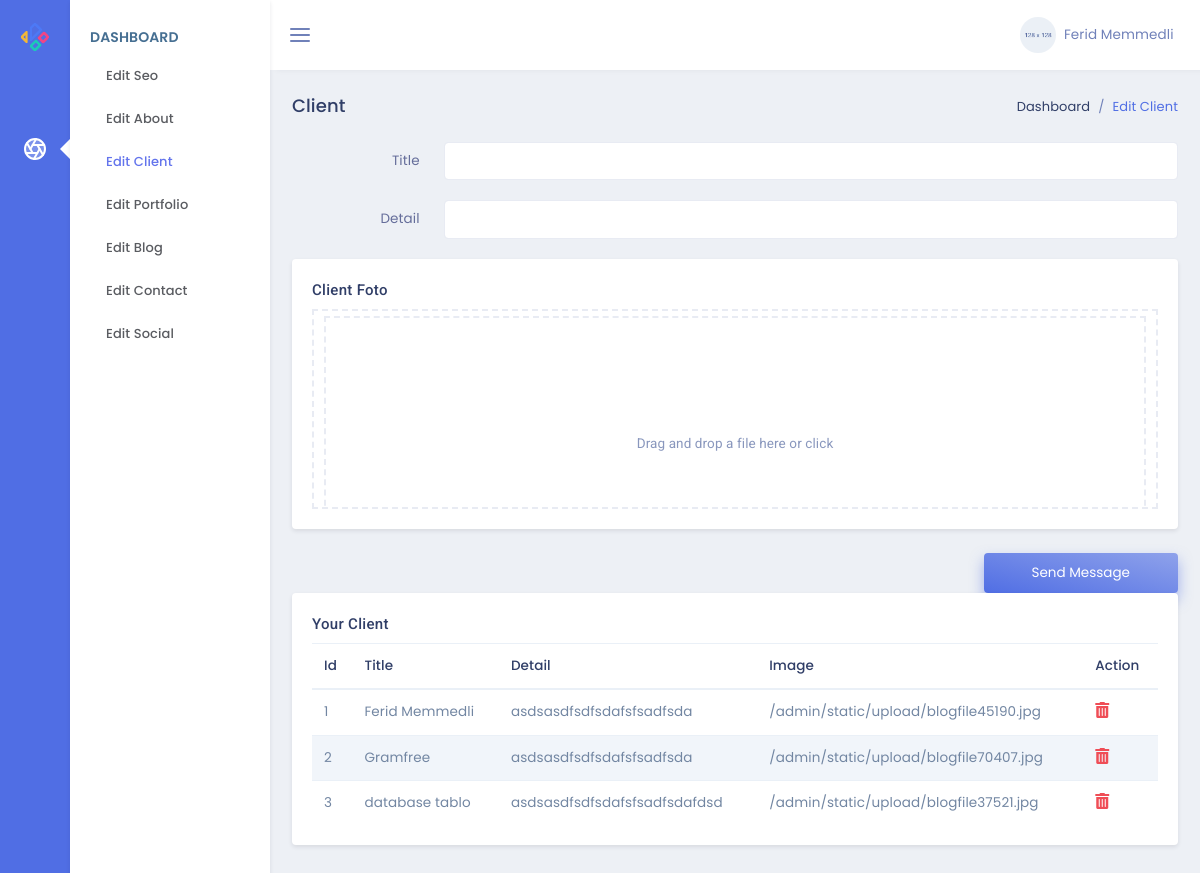
The app's page /admin/client with its own data.
### models.py (models this page shows)
class Client(db.Model):
    id = db.Column(db.Integer, primary_key=True)
    title = db.Column(db.String(20),nullable=False)
    detail = db.Column(db.String,nullable=False)
    image = db.Column(db.String,nullable=False)

### admin/routes.py (the view, shortened to what this page needs)
@admin.route('/client',methods=['GET','POST'])
def adminClient():
    clnt=Client.query.all()
    return render_template('admin/editClient.html',clnt=clnt)

### admin/templates/admin/editClient.html (shortened to what this page needs)
{% extends "admin/layout.html" %}
{% block contentAdmin %}
<div class="row">
    <div class="col-sm-12">
        <div class="page-title-box">
            <div class="float-right">
                <ol class="breadcrumb">
                    <li class="breadcrumb-item"><a href="javascript:void(0);">Dashboard</a></li>
                    <li class="breadcrumb-item active">Edit Client</li>
                </ol>
            </div>
            <h4 class="page-title">Client</h4>
        </div>
    </div>
</div>
<form action="{{url_for('admin.adminClient')}}" method="POST" class="row" enctype="multipart/form-data">
    <div class="col-12">
        <div class="form-group row">
            <label for="example-text-input" class="col-2 col-form-label text-right">Title</label>
            <div class="col-10">
                <input class="form-control" name="title" type="text" id="example-text-input" required>
            </div>
        </div>
    </div>
    <div class="col-12">
        <div class="form-group row">
            <label for="example-text-input" class="col-2 col-form-label text-right">Detail</label>
            <div class="col-10">
                <input class="form-control" name="detail" type="text" id="example-text-input" required>
            </div>
        </div>
    </div>
    <div class="col-12">
        <div class="card">
            <div class="card-body">
                <h4 class="mt-0 header-title">Client Foto</h4>
                <div class="dropify-wrapper">
                </div>
            </div>
        </div>
    </div>
    <div class="col-sm-12 text-right">
        <button type="submit" class="btn btn-gradient-primary px-5 py-2">Send Message</button>
    </div>
</form>
<div class="row">
    <div class="col-lg-12">
        <div class="card">
            <div class="card-body">
                <h4 class="mt-0 header-title">Your Client</h4>
                <div class="table-responsive">
                    <table class="table table-striped mb-0">
                        <thead>
                            <tr>
                                <th>Id</th>
                                <th>Title</th>
                                <th>Detail</th>
                                <th>Image</th>
                                <th>Action</th>
                            </tr>
                        </thead>
                        <tbody>
                            {% for i in clnt %}
                            <tr>
                                <td>{{i.id}}</td>
                                <td>{{i.title}}</td>
                                <td>{{i.detail}}</td>
                                <td>{{i.image}}</td>
                                <td>
                                    <a href="/admin/deleteclient/{{i.id}}">
                                        <i class="fas fa-trash-alt text-danger font-16"></i></a>
                                </td>
                            </tr>
                            {% endfor %}
                        </tbody>
                    </table>
                </div>
            </div>
        </div>
    </div>
</div>
{% endblock %}

### records on screen
Client: id "1", title "Ferid Memmedli", detail "asdsasdfsdfsdafsfsadfsda", image "/admin/static/upload/blogfile45190.jpg"
Client: id "2", title "Gramfree", detail "asdsasdfsdfsdafsfsadfsda", image "/admin/static/upload/blogfile70407.jpg"
Client: id "3", title "database tablo", detail "asdsasdfsdfsdafsfsadfsdafdsd", image "/admin/static/upload/blogfile37521.jpg"
